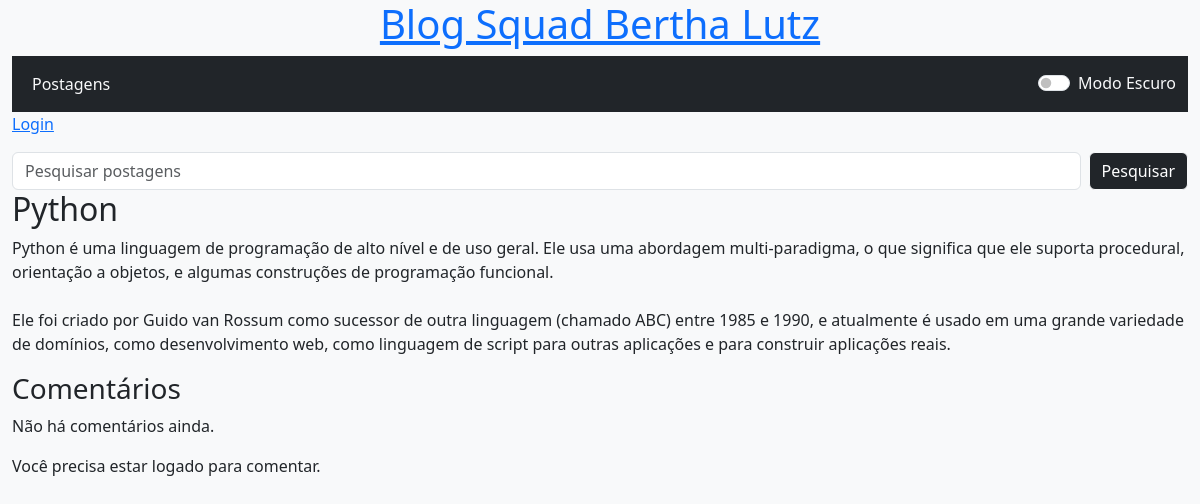
/post/5/, run on the app's committed database.
### base/models.py (models this page shows, shortened)
class Postagens(models.Model):
    titulo = models.CharField(max_length=50)
    conteudo = models.TextField()
    data_publicacao = models.DateTimeField(blank=True, null=True)
    data_criacao = models.DateTimeField(default=timezone.now)
    autor = models.ForeignKey(settings.AUTH_USER_MODEL, on_delete=models.CASCADE)

### base/views.py (the view)
# urls.py: path('post/<int:pk>/', views.post_detail, name='post_detail'),
def post_detail(request, pk):
    post = get_object_or_404(Postagens, pk=pk)
    comentarios = post.comentarios.all()  # Obtém todos os comentários relacionados à postagem
    if request.method == 'POST':
        form = ComentarioForm(request.POST)
        if form.is_valid():
            comentario = form.save(commit=False)
            comentario.postagem = post  # Relaciona o comentário à postagem
            comentario.autor = request.user  # Define o autor como o usuário atual
            comentario.save()
            return redirect("post_detail", pk=post.pk)  # Redireciona para a mesma página
    else:
        form = ComentarioForm()
    return render(request, "base/post_detail.html", {
        "post": post,
        "comentarios": comentarios,
        "form": form,
    })

### base/forms.py
class ComentarioForm(forms.ModelForm):
    class Meta:
        model = Comentario
        fields = ["texto"]

### base/templates/base/post_detail.html (shortened to what this page needs)
{% extends 'base/base.html' %}
{% block content %}
    <div class="post">
        <h2>{{ post.titulo }}</h2>
        <p>{{ post.conteudo|linebreaksbr }}</p>
    </div>
    <div class="comentarios">
        <h3>Comentários</h3>
        {% for comentario in post.comentarios.all %}
            <div class="comentario">
                <strong>{{ comentario.autor }}</strong>
                <p>{{ comentario.texto }}</p>
                <p><em>{{ comentario.data_criacao|date:"F j, Y, g:i a" }}</em></p>
            </div>
        {% empty %}
            <p>Não há comentários ainda.</p>
        {% endfor %}
        {% if user.is_authenticated %}
            <h4>Deixe seu comentário:</h4>
            <form method="post">
                {% csrf_token %}
                {{ form.as_p }}
                <button type="submit" class="btn btn-primary">Comentar</button>
            </form>
        {% else %}
            <p>Você precisa estar logado para comentar.</p>
        {% endif %}
    </div>
{% endblock %}

### base/static/css/base.css (style rules this page uses)
:root { --background-color-light: #f8f9fa; --text-color-light: #212529; --background-color-dark: #121212; --text-color-dark: #e0e0e0; --navbar-bg-color-light: rgba(255, 255, 255, 0.8); --navbar-bg-color-dark: rgba(0, 0, 0, 0.8); }
body.light-mode { background-color: var(--background-color-light); color: var(--text-color-light); }

### data on the page
Postagens: titulo "Python", conteudo "Python é uma linguagem de programação de alto nível e de uso geral. Ele usa uma abordagem multi-paradigma, o que significa que ele suporta procedural, orientação a objetos, e algumas construções de programação funcional. Ele foi criado por Guido van Rossum como sucessor de outra linguagem (chamado ABC) entre 1985 e 1990, e atualmente é usado em uma grande variedade de domínios, como desenvolvimento web, como linguagem de script para outras aplicações e para construir aplicações reais."
